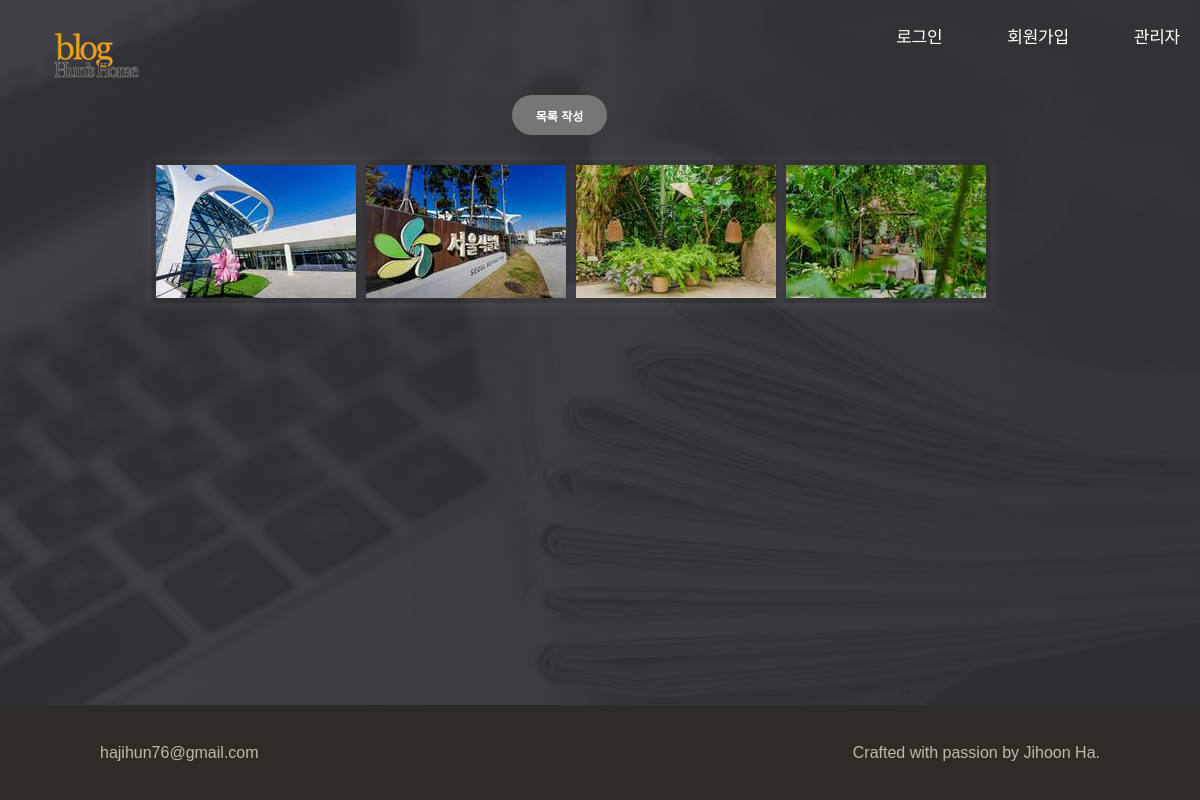
/post_lists/1/, run on an earlier commit of the app's database.
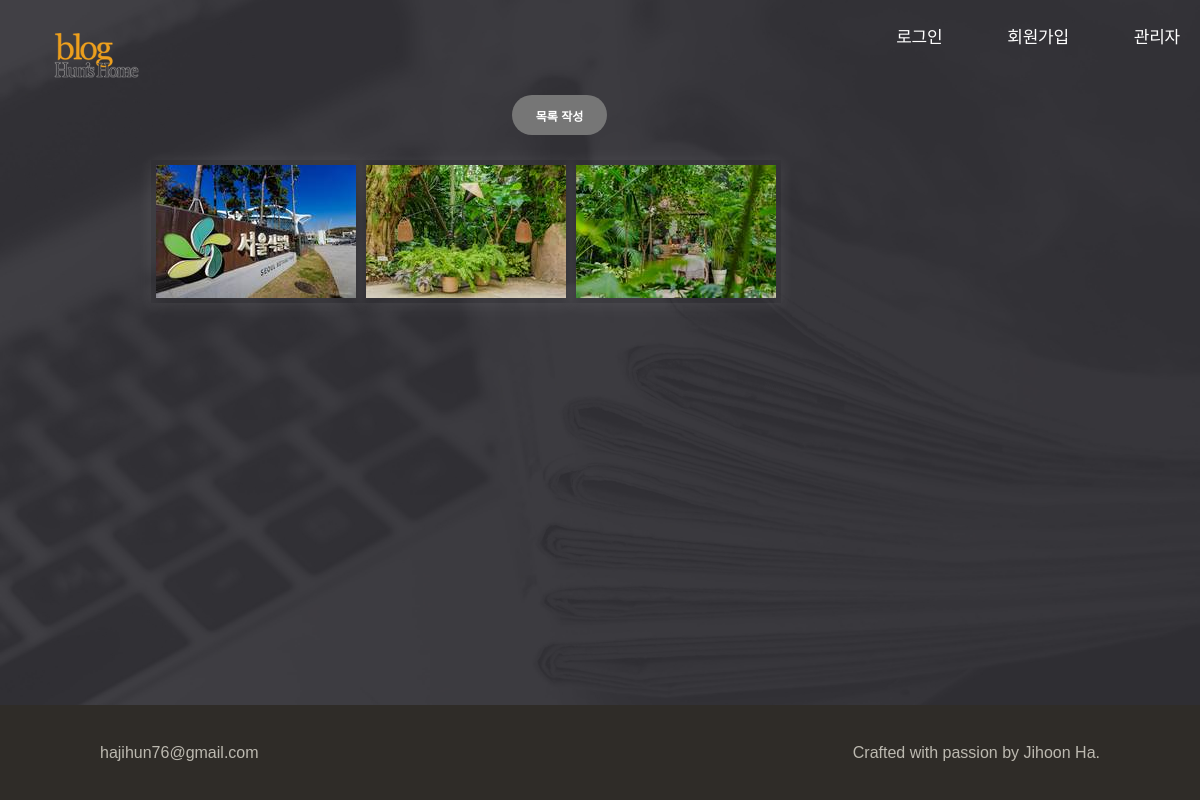
And on a later commit of the database.
### blog/models.py (models this page shows, shortened)
class PostListPics(models.Model):
    post_list = models.ForeignKey(
        'PostList', on_delete=models.CASCADE, related_name='pics'
    )
    author = models.ForeignKey(User, on_delete=models.CASCADE)
    content = models.TextField(null=True, blank=True)
    image = models.ImageField(upload_to='post_list_pics/original/')
    thumbnail = models.ImageField(
        upload_to='post_list_pics/thumbnails/',
        blank=True, editable=False
    )
    metadata = models.JSONField(
        blank=True, null=True,
        help_text="EXIF 메타데이터(카메라, 렌즈, ISO 등)를 저장"
    )

### blog/views.py (the view)
# urls.py: path('post_lists/<int:post_list_id>/', views.PostListPicsListView.as_view(), name='post_list_detail'),
class PostListPicsListView(LoginRequiredMixin, ListView):
    model = PostListPics
    template_name = 'blog/gallery/post_pics_detail.html'
    context_object_name = 'post_list_pics'
    pk_url_kwarg = 'post_list_id'
    def get_queryset(self):
        qs = super().get_queryset()
        return qs.filter(post_list_id=self.kwargs['post_list_id'])
    def get_context_data(self, **kwargs):
        context = super().get_context_data(**kwargs)
        context['post_list'] = get_object_or_404(
            PostList, pk=self.kwargs['post_list_id']
        )
        return context

### blog/templates/blog/gallery/post_pics_detail.html (shortened to what this page needs)
{% extends "blog_base/base_with_navbar.html" %}
{% load static %}
{% block content %}
<main class="site-body">
  <div class="button_sample">
    <a href="{% url "post_list_pics_create" post_list.id %}">목록 작성</a>
  </div>
  <div class="container box">
    <div class="post_container_thumb">
      {% for pics in post_list_pics %}
        <div class="post_thumb">
          <a href="{% url "post_pics_detail" post_list.id pics.id %}">
            <div class="pics_thumb">
              <img src={{ pics.thumbnail.url }} alt="Gallery Image">
            </div>
          </a>
        </div>
      {% endfor %}
    </div>
  </div>
</main>
{% endblock content %}

What changed in the data, as far as the page shows it:
removed PostListPics: thumbnail (picture)
